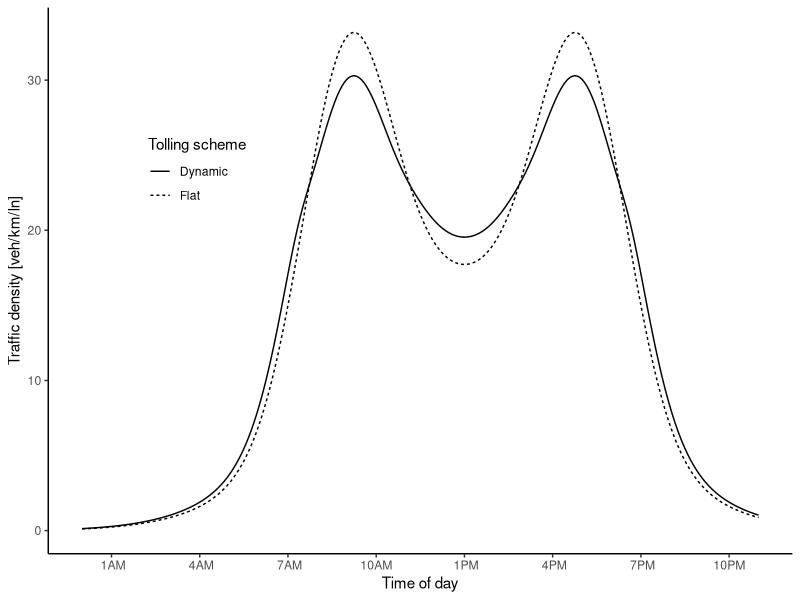
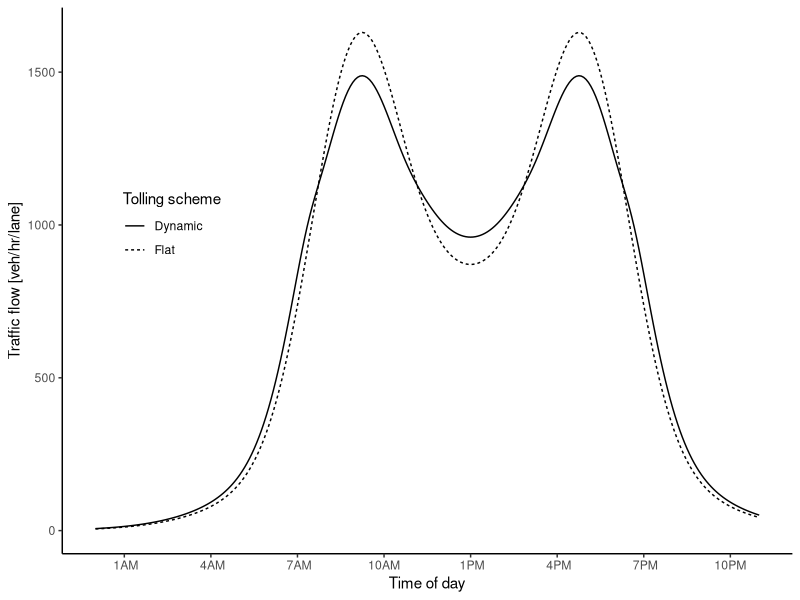
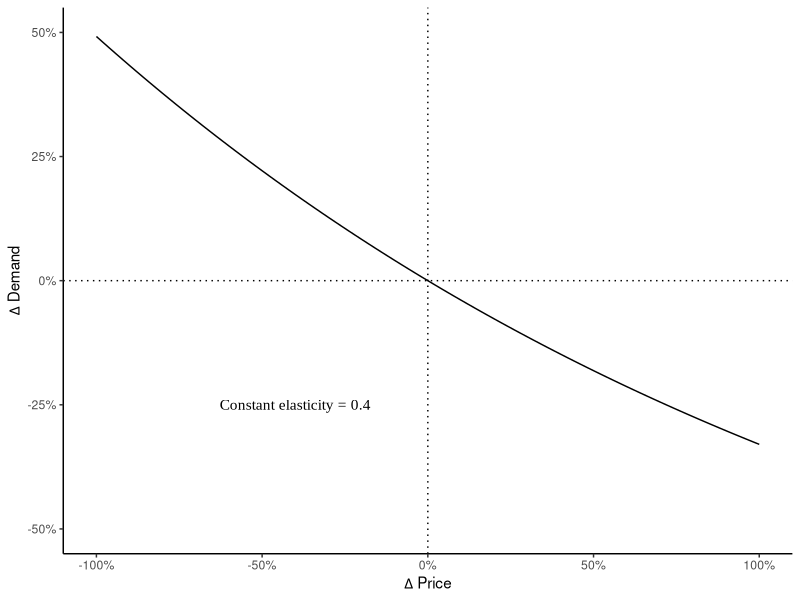
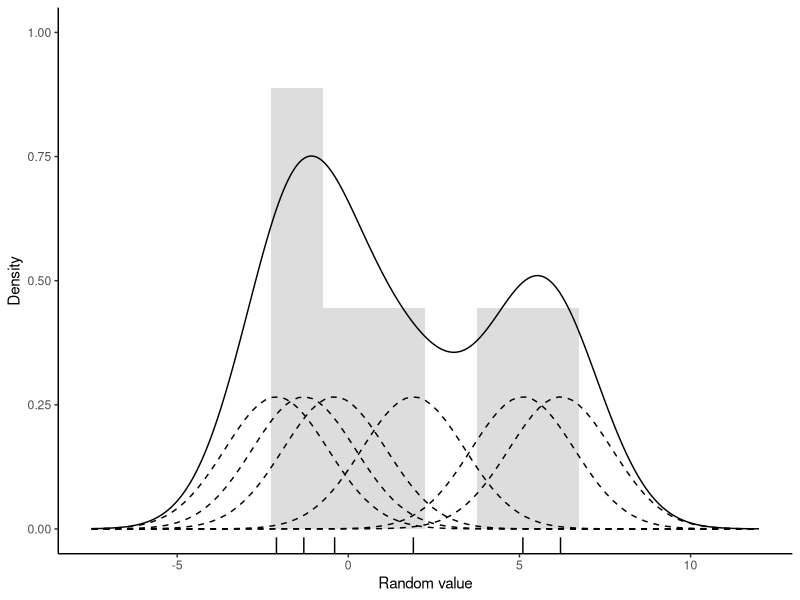
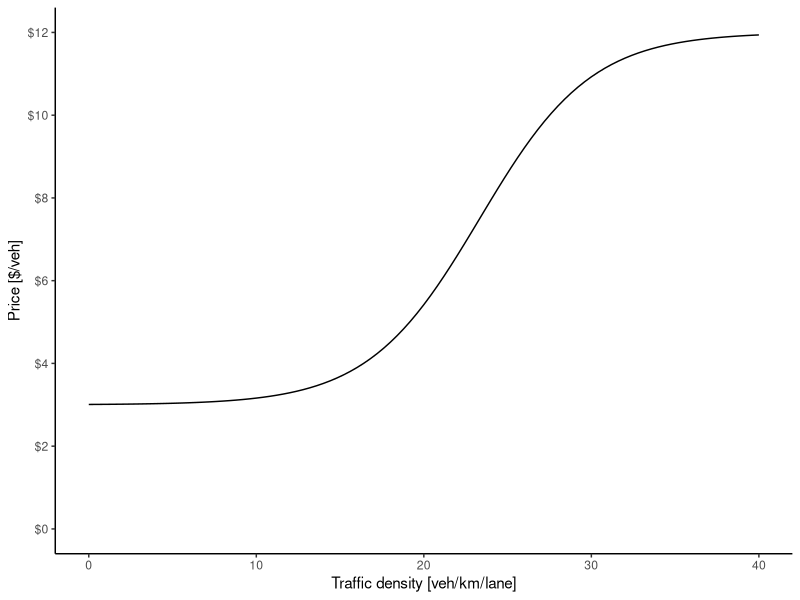
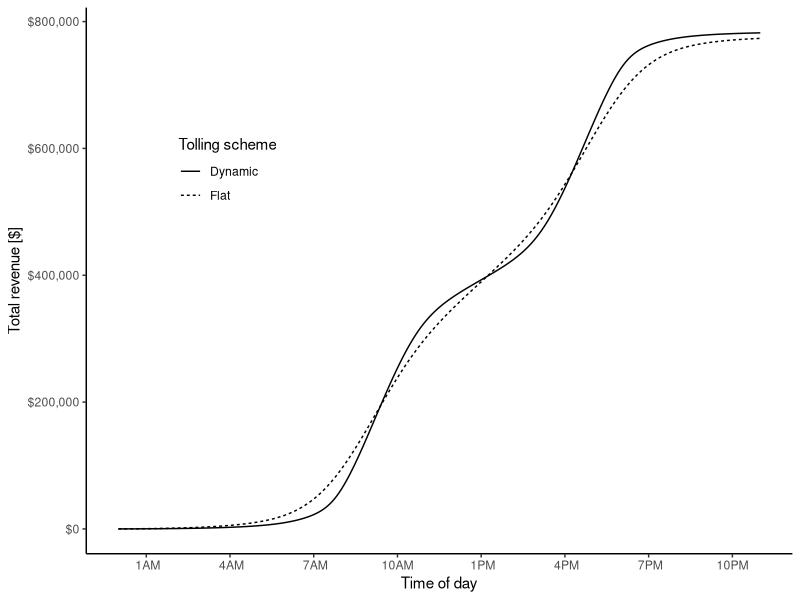
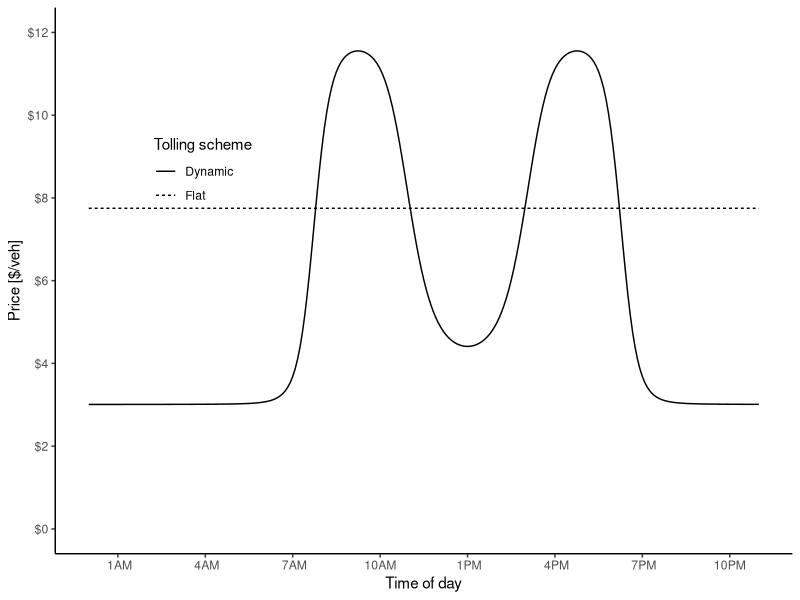

These charts were generated, in order, by the following R code:

library(data.table)
library(ggplot2)
library(scales)
# library(extrafont)

#Functions 
fun.price <- function(k, pmin, pmax, a, b)  pmin + (pmax-pmin)/(1 + exp(a-b*k))
fun.demanddist <- function(scale, t,sd) scale*(dnorm(t,mean=9,sd) + dnorm(t,mean=17,sd) + dnorm(t,mean=12,sd=4) + dnorm(t,mean=14,sd=4))
fun.elasticdemand <- function(k,p1,p2,E) k+k*(exp(-E*(p2-p1)/(p2+p1))-1)

E = 0.4
trips = 100000
inc = 5/60
t = seq(0,24,by=inc)
a = 7
b = 0.3
pmin = 3
pmax = 12

#Paramters
# dat = data.table(t=t, k1 = fun.demanddist(t,1.25), price1 = 7.75)
# 
# dat[ , k2 := fun.demanddist(t,2)]
# dat[ , c("q1","q2") := lapply(.SD, function(x) trips*x/sum(x)/inc/6), .SDcols = c("k1","k2")]
# dat[ , c("n1","n2") := lapply(.SD, function(x) trips*x/sum(x)), .SDcols = c("k1","k2")]
# dat[ , c("k1","k2") := lapply(.SD, function(x) 75*x), .SDcols = c("k1","k2")]
# dat[ , price2 := fun.price(k1, pmin, pmax, a, b)]
# 

dat = data.table(t=t, k1 = fun.demanddist(85,t,1.5), price1 = 7.75)
#dat[ , k2 := fun.demanddist(t,2)]
dat[ , "q1" := trips*k1/sum(k1)/inc/6 ]
dat[ , "n1" := trips*k1/sum(k1) ]
dat[ , price2 := fun.price(k1, pmin, pmax, a, b)]

dat[ , k2 := fun.elasticdemand(k1,price1,price2,E)]
dat[ , k2 := sum(k1)*k2/sum(k2)]
dat[ , "q2" := trips*k2/sum(k2)/inc/6 ]
dat[ , "n2" := trips*k2/sum(k2) ]


#Revenue
dat[ , rev1 := cumsum(n1*price1)]
dat[ , rev2 := cumsum(n2*price2)]

#Time
dat[ , time := as.POSIXct('2000-01-01 00:00:00 EST', tz='EST') + (3600*t)]

#Check sum
dat[ , lapply(.SD, sum),.SDcols = c("k1","k2")]
dat[ , lapply(.SD, sum),.SDcols = c("q1","q2")]
dat[ , lapply(.SD, sum),.SDcols = c("n1","n2")]


#Ploting
plot.price <- ggplot(data.frame(x = c(0, 40)), aes(x)) + 
  stat_function(fun = fun.price, args = list(pmin, pmax, a, b)) +
  scale_y_continuous("Price [$/veh]", labels = scales::dollar, breaks = seq(0,15,by=2), limits = c(0,pmax)) +
  scale_x_continuous("Traffic density [veh/km/lane]") +
  theme_classic()
# theme(text=element_text(family="Times New Roman"))
# plot.price

plot.elasticity <- ggplot(data.frame(x = c(0, 1)), aes(x)) + 
  stat_function(fun = function(x) exp(-E*x)-1) +
  geom_vline(xintercept = 0, linetype="dotted") +
  geom_hline(yintercept = 0, linetype="dotted") +
  annotate("text", x=-0.4, y=-.25, label = paste("Constant elasticity =",E), family = "Times New Roman") +
  scale_x_continuous(expression(Delta~"Price"), labels = scales::percent, limits = c(-1,1)) +
  scale_y_continuous(expression(Delta~"Demand"), labels = scales::percent, limits = c(-0.5,0.5)) +
  theme_classic()
# theme(text=element_text(family="Times New Roman"))
# plot.elasticity


plot.demanddensity <- ggplot(dat) + 
  geom_line(aes(x=time,y=k1, linetype="Flat")) + 
  geom_line(aes(x=time,y=k2, linetype="Dynamic")) + 
  scale_y_continuous("Traffic density [veh/km/ln]") +
  scale_linetype("Tolling scheme") +
  scale_x_datetime("Time of day", labels = date_format("%l%p", tz='EST'), date_breaks = "3 hour",
                   limits = c(as.POSIXct('2000-01-01 00:00:00 EST', tz='EST'),as.POSIXct('2000-01-01 23:00:00 EST', tz='EST'))) +
  theme_classic() +
  theme(legend.position = c(0.2,0.7), 
        legend.background = element_blank())
        #text=element_text(family="Times New Roman"))
# plot.demanddensity


plot.demandflow <- ggplot(dat) + 
  geom_line(aes(x=time,y=q1, linetype="Flat")) + 
  geom_line(aes(x=time,y=q2, linetype="Dynamic")) + 
  scale_y_continuous("Traffic flow [veh/hr/lane]") +
  scale_linetype("Tolling scheme") +
  scale_x_datetime("Time of day", labels = date_format("%l%p", tz='EST'), date_breaks = "3 hour",
                   limits = c(as.POSIXct('2000-01-01 00:00:00 EST', tz='EST'),as.POSIXct('2000-01-01 23:00:00 EST', tz='EST'))) +
  theme_classic() +
  theme(legend.position = c(0.15,0.6))
        #text=element_text(family="Times New Roman"))
# plot.demandflow


plot.toll <- ggplot(dat) +  
  geom_line(aes(x=time,y=price1, linetype="Flat")) + 
  geom_line(aes(x=time,y=price2, linetype="Dynamic")) + 
  scale_y_continuous("Price [$/veh]", labels = scales::dollar, breaks = seq(0,15,by=2), limits = c(0,pmax)) +
  scale_linetype("Tolling scheme") +
  scale_x_datetime("Time of day", labels = date_format("%l%p", tz='EST'), date_breaks = "3 hour",
                   limits = c(as.POSIXct('2000-01-01 00:00:00 EST', tz='EST'),as.POSIXct('2000-01-01 23:00:00 EST', tz='EST'))) +
  theme_classic() +
  theme(legend.position = c(0.2,0.7),
        legend.background = element_blank())
        #text=element_text(family="Times New Roman"))
# plot.toll


plot.revenue <- ggplot(dat) + 
  geom_line(aes(x=time,y=rev1, linetype="Flat")) +
  geom_line(aes(x=time,y=rev2, linetype="Dynamic")) +
  scale_y_continuous("Total revenue [$]", labels = scales::dollar) +
  scale_linetype("Tolling scheme") +
  scale_x_datetime("Time of day", labels = date_format("%l%p", tz='EST'), date_breaks = "3 hour",
                   limits = c(as.POSIXct('2000-01-01 00:00:00 EST', tz='EST'),as.POSIXct('2000-01-01 23:00:00 EST', tz='EST'))) +
  theme_classic() +
  theme(legend.position = c(0.2,0.7),
        legend.background = element_blank())
        #text=element_text(family="Times New Roman"))
# plot.revenue


#rand = data.table(rand = c(rlnorm(50, sd=0.5), rnorm(50, mean=3, sd=0.5)))
#rand = data.table(rand = rlnorm(5))
rand = data.table(rand = c(-2.1,-1.3,-0.4,1.9,5.1,6.2))
d = density(rand$rand, kernel = 'gaussian', bw=sqrt(2.25))

plot.kernel <- ggplot(rand, aes(rand)) +
  geom_rug() +
  geom_histogram(aes(y=4*..density..), binwidth=d$bw, alpha=0.2) +
  geom_density(aes(y=..count..), bw=d$bw) +
  scale_y_continuous("Density", limits = c(0, 1)) +
  scale_x_continuous("Random value", limits = c(-7.5,12)) +
  theme_classic() 
  #theme(text=element_text(family="Times New Roman"))
for(x in rand$rand) plot.kernel <- plot.kernel + stat_function(fun = dnorm, args = list(mean = x, sd = d$bw), linetype=2)
# plot.kernel

# ggsave("../figures/toyprice.pdf", plot.price, device = cairo_pdf, width=4.25, height=2, units = "in")
# ggsave("../figures/toyelasticity.pdf", plot.elasticity, device = cairo_pdf, width=4.25, height=2, units = "in")
# ggsave("../figures/toydemand.pdf", plot.demanddensity, device = cairo_pdf, width=4.25, height=2, units = "in")
# ggsave("../figures/toytoll.pdf", plot.toll, device = cairo_pdf, width=4.25, height=2, units = "in")
# ggsave("../figures/toyrevenue.pdf", plot.revenue, device = cairo_pdf, width=4.25, height=2, units = "in")
# ggsave("../figures/KDE.pdf", plot.kernel, device = cairo_pdf, width=4.25, height=2, units = "in")
